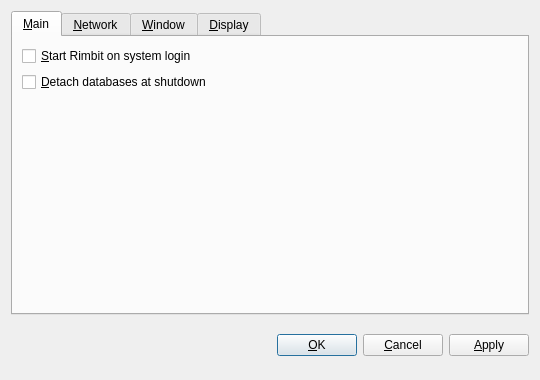
<?xml version="1.0" encoding="UTF-8"?>
<ui version="4.0">
 <class>OptionsDialog</class>
 <widget class="QDialog" name="OptionsDialog">
  <property name="geometry">
   <rect>
    <x>0</x>
    <y>0</y>
    <width>540</width>
    <height>380</height>
   </rect>
  </property>
  <property name="windowTitle">
   <string>Options</string>
  </property>
  <property name="modal">
   <bool>true</bool>
  </property>
  <layout class="QVBoxLayout" name="verticalLayout">
   <item>
    <widget class="QTabWidget" name="tabWidget">
     <property name="tabPosition">
      <enum>QTabWidget::North</enum>
     </property>
     <property name="currentIndex">
      <number>0</number>
     </property>
     <widget class="QWidget" name="tabMain">
      <attribute name="title">
       <string>&amp;Main</string>
      </attribute>
      <layout class="QVBoxLayout" name="verticalLayout_Main">
       <item>
        <widget class="QCheckBox" name="bitcoinAtStartup">
         <property name="toolTip">
          <string>Automatically start Rimbit after logging in to the system.</string>
         </property>
         <property name="text">
          <string>&amp;Start Rimbit on system login</string>
         </property>
        </widget>
       </item>
       <item>
        <widget class="QCheckBox" name="detachDatabases">
         <property name="toolTip">
          <string>Detach block and address databases at shutdown. This means they can be moved to another data directory, but it slows down shutdown. The wallet is always detached.</string>
         </property>
         <property name="text">
          <string>&amp;Detach databases at shutdown</string>
         </property>
        </widget>
       </item>
       <item>
        <spacer name="verticalSpacer_Main">
         <property name="orientation">
          <enum>Qt::Vertical</enum>
         </property>
         <property name="sizeHint" stdset="0">
          <size>
           <width>20</width>
           <height>40</height>
          </size>
         </property>
        </spacer>
       </item>
      </layout>
     </widget>
     <widget class="QWidget" name="tabNetwork">
      <attribute name="title">
       <string>&amp;Network</string>
      </attribute>
      <layout class="QVBoxLayout" name="verticalLayout_Network">
       <item>
        <widget class="QCheckBox" name="mapPortUpnp">
         <property name="toolTip">
          <string>Automatically open the Rimbit client port on the router. This only works when your router supports UPnP and it is enabled.</string>
         </property>
         <property name="text">
          <string>Map port using &amp;UPnP</string>
         </property>
        </widget>
       </item>
       <item>
        <widget class="QCheckBox" name="connectSocks">
         <property name="toolTip">
          <string>Connect to the Rimbit network through a SOCKS proxy (e.g. when connecting through Tor).</string>
         </property>
         <property name="text">
          <string>&amp;Connect through SOCKS proxy:</string>
         </property>
        </widget>
       </item>
       <item>
        <layout class="QHBoxLayout" name="horizontalLayout_Network">
         <item>
          <widget class="QLabel" name="proxyIpLabel">
           <property name="text">
            <string>Proxy &amp;IP:</string>
           </property>
           <property name="textFormat">
            <enum>Qt::PlainText</enum>
           </property>
           <property name="buddy">
            <cstring>proxyIp</cstring>
           </property>
          </widget>
         </item>
         <item>
          <widget class="QValidatedLineEdit" name="proxyIp">
           <property name="maximumSize">
            <size>
             <width>140</width>
             <height>16777215</height>
            </size>
           </property>
           <property name="toolTip">
            <string>IP address of the proxy (e.g. 127.0.0.1)</string>
           </property>
          </widget>
         </item>
         <item>
          <widget class="QLabel" name="proxyPortLabel">
           <property name="text">
            <string>&amp;Port:</string>
           </property>
           <property name="textFormat">
            <enum>Qt::PlainText</enum>
           </property>
           <property name="buddy">
            <cstring>proxyPort</cstring>
           </property>
          </widget>
         </item>
         <item>
          <widget class="QLineEdit" name="proxyPort">
           <property name="maximumSize">
            <size>
             <width>55</width>
             <height>16777215</height>
            </size>
           </property>
           <property name="toolTip">
            <string>Port of the proxy (e.g. 9050)</string>
           </property>
          </widget>
         </item>
         <item>
          <widget class="QLabel" name="socksVersionLabel">
           <property name="text">
            <string>SOCKS &amp;Version:</string>
           </property>
           <property name="textFormat">
            <enum>Qt::PlainText</enum>
           </property>
           <property name="buddy">
            <cstring>socksVersion</cstring>
           </property>
          </widget>
         </item>
         <item>
          <widget class="QValueComboBox" name="socksVersion">
           <property name="toolTip">
            <string>SOCKS version of the proxy (e.g. 5)</string>
           </property>
          </widget>
         </item>
         <item>
          <spacer name="horizontalSpacer_Network">
           <property name="orientation">
            <enum>Qt::Horizontal</enum>
           </property>
           <property name="sizeHint" stdset="0">
            <size>
             <width>40</width>
             <height>20</height>
            </size>
           </property>
          </spacer>
         </item>
        </layout>
       </item>
       <item>
        <spacer name="verticalSpacer_Network">
         <property name="orientation">
          <enum>Qt::Vertical</enum>
         </property>
         <property name="sizeHint" stdset="0">
          <size>
           <width>20</width>
           <height>40</height>
          </size>
         </property>
        </spacer>
       </item>
      </layout>
     </widget>
     <widget class="QWidget" name="tabWindow">
      <attribute name="title">
       <string>&amp;Window</string>
      </attribute>
      <layout class="QVBoxLayout" name="verticalLayout_Window">
       <item>
        <widget class="QCheckBox" name="minimizeToTray">
         <property name="toolTip">
          <string>Show only a tray icon after minimizing the window.</string>
         </property>
         <property name="text">
          <string>&amp;Minimize to the tray instead of the taskbar</string>
         </property>
        </widget>
       </item>
       <item>
        <widget class="QCheckBox" name="minimizeOnClose">
         <property name="toolTip">
          <string>Minimize instead of exit the application when the window is closed. When this option is enabled, the application will be closed only after selecting Quit in the menu.</string>
         </property>
         <property name="text">
          <string>M&amp;inimize on close</string>
         </property>
        </widget>
       </item>
       <item>
        <spacer name="verticalSpacer_Window">
         <property name="orientation">
          <enum>Qt::Vertical</enum>
         </property>
         <property name="sizeHint" stdset="0">
          <size>
           <width>20</width>
           <height>40</height>
          </size>
         </property>
        </spacer>
       </item>
      </layout>
     </widget>
     <widget class="QWidget" name="tabDisplay">
      <attribute name="title">
       <string>&amp;Display</string>
      </attribute>
      <layout class="QVBoxLayout" name="verticalLayout_Display">
       <item>
        <layout class="QHBoxLayout" name="horizontalLayout_1_Display">
         <item>
          <widget class="QLabel" name="langLabel">
           <property name="text">
            <string>User Interface &amp;language:</string>
           </property>
           <property name="textFormat">
            <enum>Qt::PlainText</enum>
           </property>
           <property name="buddy">
            <cstring>lang</cstring>
           </property>
          </widget>
         </item>
         <item>
          <widget class="QValueComboBox" name="lang">
           <property name="toolTip">
            <string>The user interface language can be set here. This setting will take effect after restarting Rimbit.</string>
           </property>
          </widget>
         </item>
        </layout>
       </item>
       <item>
        <layout class="QHBoxLayout" name="horizontalLayout_2_Display">
         <item>
          <widget class="QLabel" name="unitLabel">
           <property name="text">
            <string>&amp;Unit to show amounts in:</string>
           </property>
           <property name="textFormat">
            <enum>Qt::PlainText</enum>
           </property>
           <property name="buddy">
            <cstring>unit</cstring>
           </property>
          </widget>
         </item>
         <item>
          <widget class="QValueComboBox" name="unit">
           <property name="toolTip">
            <string>Choose the default subdivision unit to show in the interface and when sending coins.</string>
           </property>
          </widget>
         </item>
        </layout>
       </item>
       <item>
        <widget class="QCheckBox" name="displayAddresses">
         <property name="toolTip">
          <string>Whether to show Rimbit addresses in the transaction list or not.</string>
         </property>
         <property name="text">
          <string>&amp;Display addresses in transaction list</string>
         </property>
        </widget>
       </item>
       <item>
        <widget class="QCheckBox" name="coinControlFeatures">
         <property name="toolTip">
          <string>Whether to show coin control features or not.</string>
         </property>
         <property name="text">
          <string>Display coin &amp;control features (experts only!)</string>
         </property>
        </widget>
       </item>
       <item>
        <spacer name="verticalSpacer_Display">
         <property name="orientation">
          <enum>Qt::Vertical</enum>
         </property>
         <property name="sizeHint" stdset="0">
          <size>
           <width>20</width>
           <height>40</height>
          </size>
         </property>
        </spacer>
       </item>
      </layout>
     </widget>
    </widget>
   </item>
   <item>
    <layout class="QHBoxLayout" name="horizontalLayout_Buttons">
     <item>
      <spacer name="horizontalSpacer_1">
       <property name="orientation">
        <enum>Qt::Horizontal</enum>
       </property>
       <property name="sizeHint" stdset="0">
        <size>
         <width>40</width>
         <height>48</height>
        </size>
       </property>
      </spacer>
     </item>
     <item>
      <widget class="QLabel" name="statusLabel">
       <property name="font">
        <font>
         <weight>75</weight>
         <bold>true</bold>
        </font>
       </property>
       <property name="text">
        <string/>
       </property>
       <property name="textFormat">
        <enum>Qt::PlainText</enum>
       </property>
       <property name="wordWrap">
        <bool>true</bool>
       </property>
      </widget>
     </item>
     <item>
      <spacer name="horizontalSpacer_2">
       <property name="orientation">
        <enum>Qt::Horizontal</enum>
       </property>
       <property name="sizeHint" stdset="0">
        <size>
         <width>40</width>
         <height>48</height>
        </size>
       </property>
      </spacer>
     </item>
     <item>
      <widget class="QPushButton" name="okButton">
       <property name="text">
        <string>&amp;OK</string>
       </property>
      </widget>
     </item>
     <item>
      <widget class="QPushButton" name="cancelButton">
       <property name="text">
        <string>&amp;Cancel</string>
       </property>
       <property name="autoDefault">
        <bool>false</bool>
       </property>
      </widget>
     </item>
     <item>
      <widget class="QPushButton" name="applyButton">
       <property name="text">
        <string>&amp;Apply</string>
       </property>
       <property name="autoDefault">
        <bool>false</bool>
       </property>
      </widget>
     </item>
    </layout>
   </item>
  </layout>
 </widget>
 <customwidgets>
  <customwidget>
   <class>BitcoinAmountField</class>
   <extends>QSpinBox</extends>
   <header>bitcoinamountfield.h</header>
  </customwidget>
  <customwidget>
   <class>QValueComboBox</class>
   <extends>QComboBox</extends>
   <header>qvaluecombobox.h</header>
  </customwidget>
  <customwidget>
   <class>QValidatedLineEdit</class>
   <extends>QLineEdit</extends>
   <header>qvalidatedlineedit.h</header>
  </customwidget>
 </customwidgets>
 <resources/>
 <connections/>
</ui>
